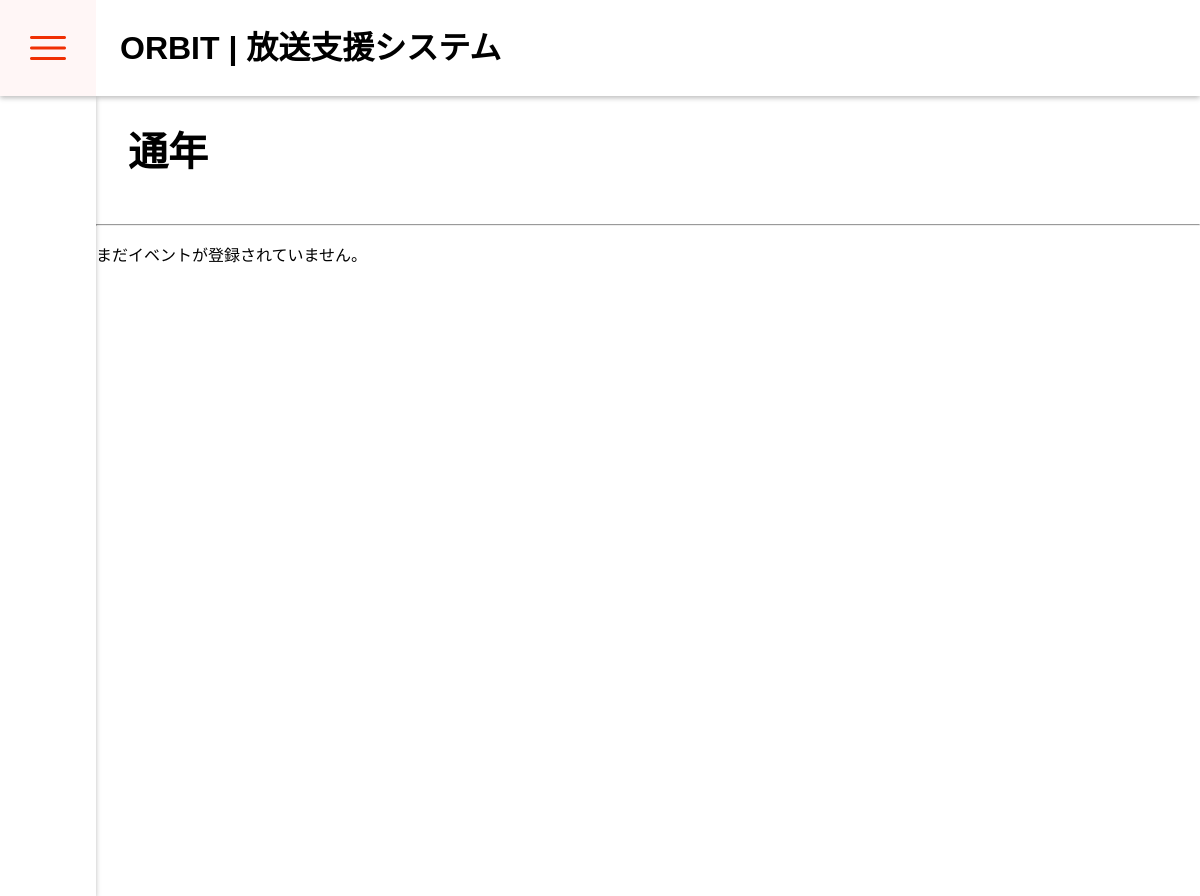
/events/, run on an earlier commit of the app's database.
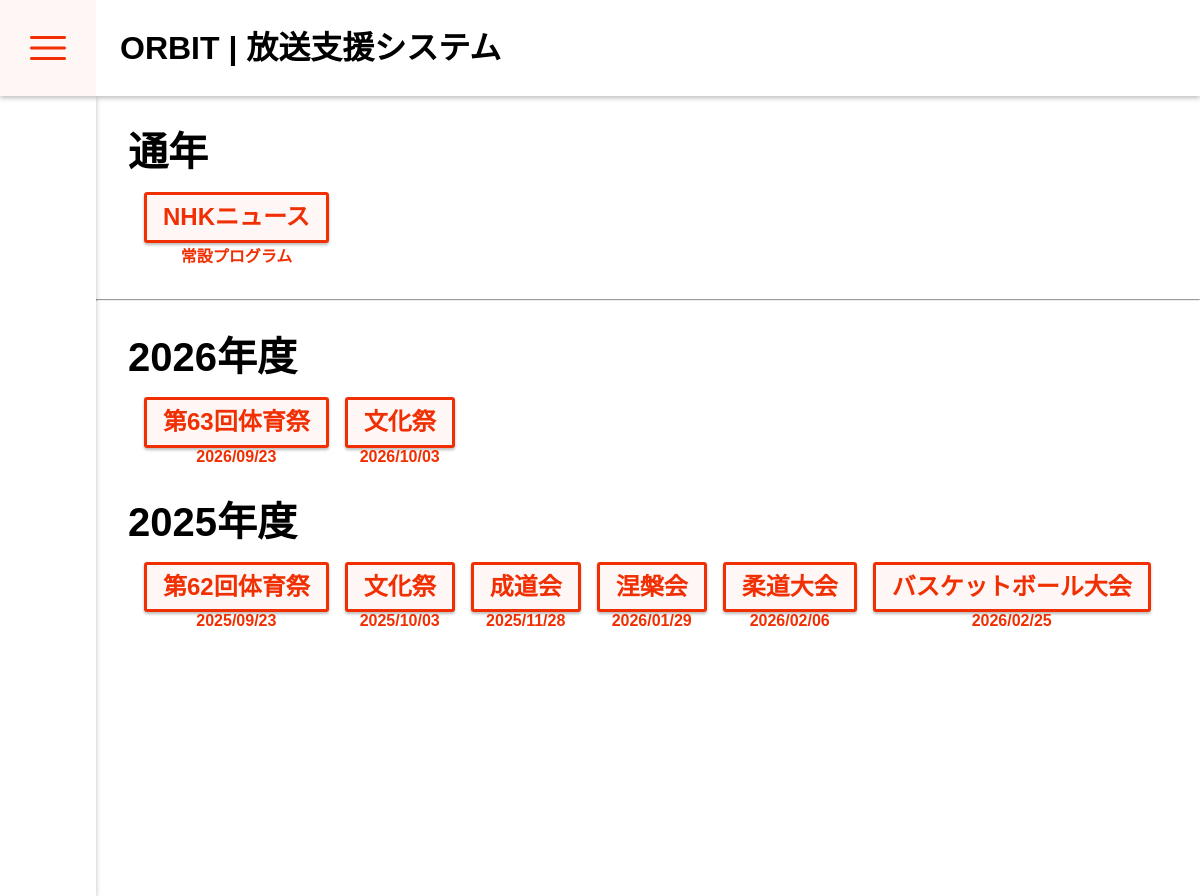
And on a later commit of the database.
### ORBIT/models.py (models this page shows, shortened)
class Event(models.Model):
    fiscal_year = models.ForeignKey(
        FiscalYear,
        on_delete=models.CASCADE,
        related_name='events',
        verbose_name="年度",
        null=True,
        blank=True
    )
    name = models.CharField("イベント名", max_length=200)
    date = models.DateField("開催日", null=True, blank=True)
    is_permanent = models.BooleanField("常設（通年）", default=False)
    slug = models.SlugField("URL名", max_length=100, unique=True)
    class Meta:
        verbose_name = "イベント・常設枠"

class FiscalYear(models.Model):
    year = models.PositiveIntegerField("年度", unique=True)
    is_current = models.BooleanField("現在の年度", default=False)
    def __str__(self):
        return f"{self.year}年度"

### ORBIT/views.py (the view)
# urls.py: path('events/', views.EventListView.as_view(), name='event_list'),
class EventListView(ListView):
    model = Event
    template_name = 'ORBIT/events_list.html'
    context_object_name = 'events'
    ordering = ['-is_permanent', '-fiscal_year__year', 'date']

### ORBIT/templates/ORBIT/events_list.html (shortened to what this page needs)
{% extends "ORBIT/base.html" %}
{% load static %}
{% block extra_style %}
<link rel="stylesheet" href="{% static 'ORBIT/css/events_list.css' %}">
{% endblock extra_style %}
{% block content %}
<section class="year-section permanent-section">
    <h2>通年</h2>
    <div class="events_box">
        {% for event in events %}
            {% if event.is_permanent or not event.fiscal_year %}
            <div class="flex-column permanent-item">
                <a class="basic_1" href="{% url 'event_detail' event.slug %}">
                    {{ event.name }}
                </a>
                <span>常設プログラム</span>
            </div>
            {% endif %}
        {% endfor %}
    </div>
</section>
<hr class="section-divider">
{% regroup events by fiscal_year as grouped_list %}
{% for year_data in grouped_list %}
    {% if year_data.grouper %}
    <section class="year-section">
        <h2>{{ year_data.grouper }}</h2>
        <div class="events_box">
            {% for event in year_data.list %}
                {% if not event.is_permanent %}
                <div class="flex-column">
                    <a class="basic_1" href="{% url 'event_detail' event.slug %}">
                        {{ event.name }}
                    </a>
                    <span>{{ event.date|date:"Y/m/d" }}</span>
                </div>
                {% endif %}
            {% endfor %}
        </div>
    </section>
    {% endif %}
{% empty %}
    <p>まだイベントが登録されていません。</p>
{% endfor %}
{% endblock content %}

### ORBIT/templates/ORBIT/base.html (shortened to what this page needs)
<!DOCTYPE html>
{% load static %}
<html lang="ja">
<head>
    <head>
    <link rel="stylesheet" href="{% static 'ORBIT/css/base.css' %}">
    {% block extra_style %}{% endblock %}
</head>
<body>
    <header>
        <a class="h-accent h-menu">
            <span class="material-symbols-rounded">menu</span>
        </a>
        <a class="h-title" href="{% url 'index' %}">
            <h1>ORBIT | 放送支援システム</h1>
        </a>
    </header>
    <div class="sidebar">
    </div>
    <div class="wrapper">
        {% block content %}{% endblock content %}
    </div>
</body>
</html>

### ORBIT/static/ORBIT/css/base.css (style rules this page uses)
html { scroll-behavior: smooth; font-size: 16px; width: 100vw; height: 100vh; }
body { --title-font: "FOT-TsukuOldGothicStd", sans-serif; --text-font: "FOT-TsukuARdGothicStd", sans-serif; --clock-font: "FOT-TsukuAMGothicLStd", sans-serif; }
h1, h2 { margin: 0; font-family: var(--title-font); }
h2 { font-size: 2.5rem; line-height: 3rem; font-weight: 600; }
:root { --theme-color1: #fff6f6; --theme-colorD: #f6f9ff; --theme-colorA: #f9fff6; --accent-color1: #f02f03; --accent-colorD: #002cee; --select-A-color: #30c200; }
body { position: relative; width: 100%; height: 100%; margin: 0; overflow: hidden; }
header { position: fixed; display: flex; top: 0; left: 0; width: 100%; height: 6rem; padding: 0; background-color: #ffffff; box-shadow: 0 2px 5px #00000044; z-index: 100; }
a.h-accent { display: flex; background-color: var(--accent-color1); width: 6rem; height: 6rem; align-items: center; justify-content: center; transition: .3s; }
a.h-accent span { font-size: 3rem; color: var(--theme-color1); transition: .3s; }
header a.h-title { display: flex; width: max-content; height: 100%; margin: 0 1.5rem; align-items: center; }
header a.h-title h1 { margin: 0; font-size: 2rem; line-height: 3rem; font-weight: 700; }
.sidebar { position: fixed; top: 6rem; left: 0; width: 6rem; height: calc(100% - 6rem); background-color: #ffffff; box-shadow: 0 2px 5px #00000044; z-index: 99; }
.wrapper { position: relative; width: calc(100% - 6rem); height: max-content; margin-top: 6rem; margin-left: 6rem; overflow-x: hidden; overflow-y: auto; }
section { position: relative; width: calc(100% - 4rem); height: max-content; margin: 2rem; }
a { text-decoration: none; color: inherit; }
button.basic_1, a.basic_1 { display: flex; width: max-content; padding: .5rem 1rem; border: var(--accent-color1) solid .2rem; border-radius: .2rem; background-color: var(--theme-color1); color: var(--accent-color1); font-family: var(--title-font); font-size: 1.5rem; line-height: 1.8rem; font-weight: 700; align-items: center; justify-content: center; box-shadow: 0 2px 3px #00000044; transition: .4s; }

### ORBIT/static/ORBIT/css/events_list.css (style rules this page uses)
.events_box { display: flex; flex-direction: row; margin: 1rem; flex-wrap: wrap; gap: 1rem; }
.flex-column { display: flex; flex-direction: column; align-items: center; justify-content: center; }
.flex-column span { font-family: var(--text-font); font-weight: 600; color: var(--accent-color1); }

What changed in the data, as far as the page shows it:
added Event: name "NHKニュース", shown under "通年"
added FiscalYear: grouper "2026年度"
added Event: name "第63回体育祭", date "2026/09/23", shown under "2026年度"
added Event: name "文化祭", date "2026/10/03", shown under "2026年度"
added FiscalYear: grouper "2025年度"
added Event: name "第62回体育祭", date "2025/09/23", shown under "2025年度"
added Event: name "文化祭", date "2025/10/03", shown under "2025年度"
added Event: name "成道会", date "2025/11/28", shown under "2025年度"
added Event: name "涅槃会", date "2026/01/29", shown under "2025年度"
added Event: name "柔道大会", date "2026/02/06", shown under "2025年度"
added Event: name "バスケットボール大会", date "2026/02/25", shown under "2025年度"
Also different on the page:
text no longer shown: "まだイベントが登録されていません。"
